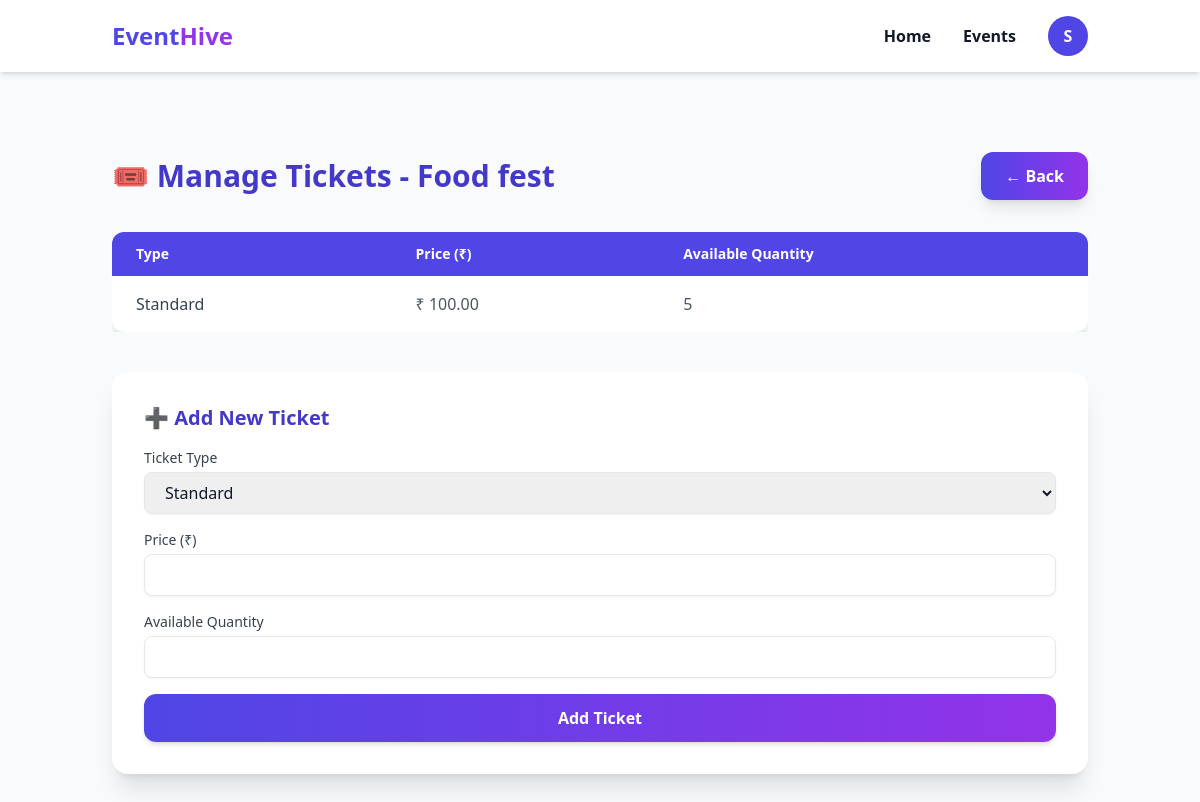
The page /organizer/event/4/tickets/ (signed in) on the database its author committed.
### EventHive_app/models.py (models this page shows, shortened)
class CustomUser(AbstractUser):
    phone = models.CharField(max_length=15, unique=True, null=True, blank=True)
    otp = models.CharField(max_length=6, null=True, blank=True)
    is_verified = models.BooleanField(default=False)
    is_organizer = models.BooleanField(default=False)
    is_attendee = models.BooleanField(default=False)
    image = models.ImageField(upload_to="profile_images/", null=True, blank=True)

class Event(models.Model):
    EVENT_TYPE_CHOICES = [
        ("free", "Free"),
        ("paid", "Paid"),
    ]
    STATUS_CHOICES = [
        ("draft", "Draft"),
        ("published", "Published"),
        ("archived", "Archived"),
    ]
    title = models.CharField(max_length=200)
    description = models.TextField()
    category = models.ForeignKey(Category, on_delete=models.SET_NULL, null=True, blank=True)
    banner_image = models.ImageField(upload_to="events/banners/", blank=True, null=True)
    start_date = models.DateField()
    end_date = models.DateField()
    start_time = models.TimeField(null=True, blank=True)
    end_time = models.TimeField(null=True, blank=True)
    location = models.CharField(max_length=200)
    event_type = models.CharField(max_length=10, choices=EVENT_TYPE_CHOICES, default="free")
    status = models.CharField(max_length=20, choices=STATUS_CHOICES, default="draft")
    organizer_name = models.CharField(max_length=100)
    organizer_email = models.EmailField()
    organizer_phone = models.CharField(max_length=15)
    created_at = models.DateTimeField(auto_now_add=True)
    class Meta:
        ordering = ["-created_at"]  # ✅ latest event first

class Ticket(models.Model):
    TICKET_TYPE_CHOICES = [
        ("standard", "Standard"),
        ("vip", "VIP"),
    ]
    event = models.ForeignKey(Event, on_delete=models.CASCADE, related_name="tickets")
    type = models.CharField(max_length=50, choices=TICKET_TYPE_CHOICES)
    price = models.DecimalField(max_digits=8, decimal_places=2, default=0.00)
    available_quantity = models.PositiveIntegerField(default=100)

### EventHive_app/views.py (the view, shortened to what this page needs)
# urls.py: path("organizer/event/<int:event_id>/tickets/", views.manage_tickets, name="manage_tickets"),
@login_required(login_url="login")
def manage_tickets(request, event_id):
    event = get_object_or_404(Event, id=event_id, organizer_email=request.user.email)
    tickets = Ticket.objects.filter(event=event)
    return render(request, "manage_tickets.html", {
        "event": event,
        "tickets": tickets,
        "user_data": request.session.get('user_data', {})
    })

### templates/manage_tickets.html (shortened to what this page needs)
{% extends "base.html" %}
{% load static %}
{% block content %}
<link href="https://unpkg.com/aos@2.3.1/dist/aos.css" rel="stylesheet">
<div class="min-h-screen bg-gray-50 py-10">
  <div class="container mx-auto px-6">
    <div class="flex justify-between items-center mb-8">
      <h1 class="text-3xl font-extrabold text-indigo-700">🎟️ Manage Tickets - {{ event.title }}</h1>
      <a href="{% url 'organizer_home' %}"
         class="bg-gradient-to-r from-indigo-600 to-purple-600 text-white px-6 py-3 rounded-xl shadow-lg font-semibold hover:scale-105 transition">
         ← Back
      </a>
    </div>
    {% if tickets %}
      <div class="overflow-x-auto mb-10" data-aos="fade-up" data-aos-duration="800">
        <table class="min-w-full bg-white rounded-xl shadow-lg overflow-hidden">
          <thead class="bg-indigo-600 text-white">
            <tr>
              <th class="px-6 py-3 text-left text-sm font-semibold">Type</th>
              <th class="px-6 py-3 text-left text-sm font-semibold">Price (₹)</th>
              <th class="px-6 py-3 text-left text-sm font-semibold">Available Quantity</th>
            </tr>
          </thead>
          <tbody class="divide-y divide-gray-200">
            {% for ticket in tickets %}
              <tr class="hover:bg-gray-50 transition">
                <td class="px-6 py-4 font-medium text-gray-700">{{ ticket.type }}</td>
                <td class="px-6 py-4 text-gray-600">₹ {{ ticket.price }}</td>
                <td class="px-6 py-4 text-gray-600">{{ ticket.available_quantity }}</td>
              </tr>
            {% endfor %}
          </tbody>
        </table>
      </div>
    {% else %}
      <p class="text-center text-gray-500 mb-10">No tickets created yet for this event.</p>
    {% endif %}
    <div class="bg-white p-8 rounded-2xl shadow-xl" data-aos="fade-up" data-aos-duration="800">
      <h2 class="text-xl font-bold text-indigo-700 mb-4">➕ Add New Ticket</h2>
      <form method="post" class="space-y-4">
        <div>
          <label class="block text-sm font-medium text-gray-700">Ticket Type</label>
          <select name="type" class="w-full px-4 py-2 mt-1 border rounded-lg shadow-sm focus:ring-indigo-500 focus:border-indigo-500">
            <option value="Standard">Standard</option>
          </select>
        </div>
        <div>
          <label class="block text-sm font-medium text-gray-700">Price (₹)</label>
          <input type="number" name="price" required
                 class="w-full px-4 py-2 mt-1 border rounded-lg shadow-sm focus:ring-indigo-500 focus:border-indigo-500">
        </div>
        <div>
          <label class="block text-sm font-medium text-gray-700">Available Quantity</label>
          <input type="number" name="available_quantity" required
                 class="w-full px-4 py-2 mt-1 border rounded-lg shadow-sm focus:ring-indigo-500 focus:border-indigo-500">
        </div>
        <button type="submit"
                class="w-full bg-gradient-to-r from-indigo-600 to-purple-600 text-white py-3 rounded-xl font-semibold shadow-md hover:scale-105 transition">
          Add Ticket
        </button>
      </form>
    </div>
  </div>
</div>
{% endblock %}

### templates/base.html (shortened to what this page needs)
<!DOCTYPE html>
<html lang="en">
<head>
    <script src="https://cdn.tailwindcss.com"></script>
</head>
<body class="bg-gray-50 text-gray-900">
    <nav class="bg-white shadow-md sticky top-0 z-50">
        <div class="container mx-auto px-6 py-4 flex items-center justify-between">
            <a href="{% url 'home' %}" class="text-2xl font-extrabold text-indigo-600">
                Event<span class="text-purple-600">Hive</span>
            </a>
            <div class="hidden md:flex items-center space-x-8 font-semibold">
                {% if user.is_authenticated %}
                {% if user.is_organizer %}
                <a href="{% url 'organizer_home' %}" class="hover:text-indigo-600 transition">Home</a>
                {% else %}
                <a href="{% url 'home' %}" class="hover:text-indigo-600 transition">Home</a>
                {% endif %}
                {% else %}
                <a href="{% url 'home' %}" class="hover:text-indigo-600 transition">Home</a>
                {% endif %}
                <a href="{% url 'attendee_home' %}" class="hover:text-indigo-600 transition">Events</a>
                {% if user.is_authenticated %}
                <div class="relative group">
                    <button
                        class="w-10 h-10 rounded-full bg-indigo-600 text-white flex items-center justify-center font-bold focus:outline-none">
                        {{ user.username|first|upper }}
                    </button>
                </div>
                {% else %}
                <a href="{% url 'login' %}" class="hover:text-indigo-600 transition">Login</a>
                <a href="{% url 'register' %}"
                    class="bg-indigo-600 text-white px-4 py-2 rounded-lg hover:bg-indigo-700 transition shadow-md">
                    Sign Up
                </a>
                {% endif %}
            </div>
        </div>
    </nav>
    <main class="py-10">
        {% block content %}{% endblock %}
    </main>
</body>
</html>

### rows shown on the page
CustomUser: username|first "S"
Event: title "Food fest"
Ticket: type "Standard", price "100.00", available_quantity "5"
